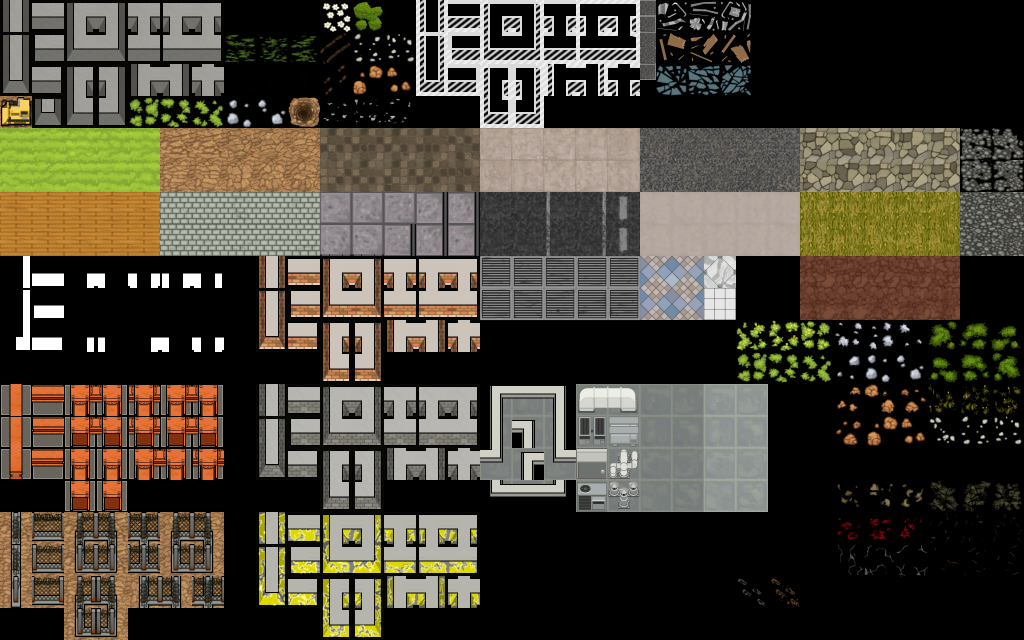

This is a level from a 2D game, rendered from its Tiled map with the project's own tilesets. A one-line summary and the map file follow, with tile-layer data summarised:
An orthogonal 32x20 tile map with 32x32 px tiles, 1 tile layer (ShoeBox Tile Grab).

<map version="1.0" orientation="orthogonal" width="32" height="20" tilewidth="32" tileheight="32">
<tileset firstgid="1" name="font280_@_bank.png" tilewidth="32" tileheight="32">
	<image source="font280_@_bank.png" width="736" height="640" />
</tileset>
	<layer name="ShoeBox Tile Grab" width="32" height="20">
		<data>[640 cells, 640 non-empty, 456 distinct tile ids]</data>
	</layer>
</map>